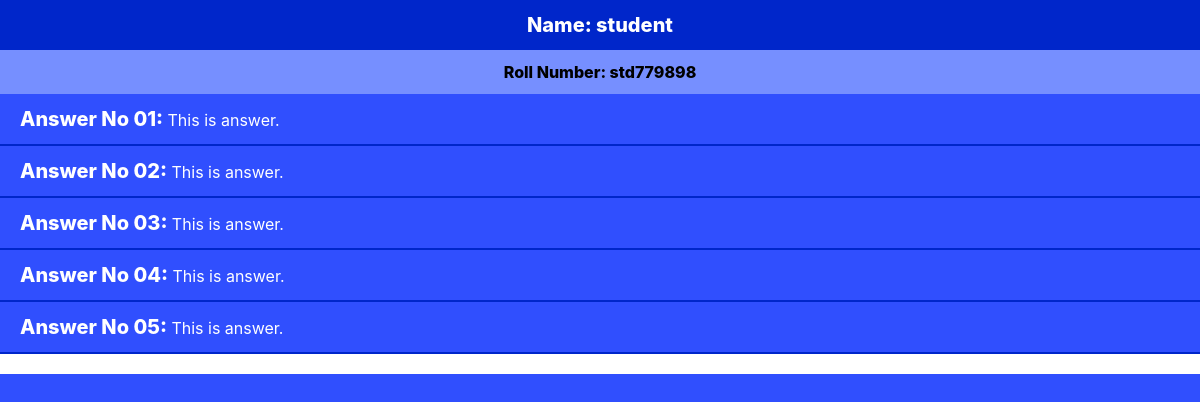
Screenshot of /mathTest/teacherDisplay with the database file from the repository.
### MathTest/models.py (models this page shows)
class MathAnswers(models.Model):
    name = models.CharField(max_length=20)
    rollNo = models.CharField(max_length=500)
    ans_no_1 = models.CharField(max_length=1000)
    ans_no_2 = models.CharField(max_length=1000)
    ans_no_3 = models.CharField(max_length=1000)
    ans_no_4 = models.CharField(max_length=1000)
    ans_no_5 = models.CharField(max_length=1000)

### MathTest/views.py (the view)
# urls.py: path('teacherDisplay', views.teacherDisplay, name='teacherDisplay'),
def teacherDisplay(request):
    allAns = MathAnswers.objects.all()
    return render(request, 'teacher.html', {'allAns': allAns})

### templates/teacher.html
{% extends 'base.html' %}
{% block content %}
{% for x in allAns %}
<div class="teacherMain">
    <p class="teachersAns name">Name: {{x.name}}</p>
    <p class="teachersAns roll">Roll Number: {{x.rollNo}}</p>
    <p class="teachersAns ans"><span class="ansTitle">Answer No 01: </span>{{x.ans_no_1}}</p>
    <p class="teachersAns ans"><span class="ansTitle">Answer No 02: </span>{{x.ans_no_2}}</p>
    <p class="teachersAns ans"><span class="ansTitle">Answer No 03: </span>{{x.ans_no_3}}</p>
    <p class="teachersAns ans"><span class="ansTitle">Answer No 04: </span>{{x.ans_no_4}}</p>
    <p class="teachersAns ans"><span class="ansTitle">Answer No 05: </span>{{x.ans_no_5}}</p>
    <div class="dis">
    </div>
</div>
{% endfor %}
{% endblock content %}

### static/style.css (style rules this page uses)
* { margin: 0px; padding: 0px; background: #304ffe; }
.teacherMain { width: 100%; margin: 0px auto; }
.teachersAns { margin: 0px; padding: 10px; color: white; }
.teacherMain .name { font-size: 20px; background: #0026ca; color: white; text-align: center; font-weight: 800; }
.teacherMain .roll { background: #768fff; text-align: center; font-weight: 800; color: black; }
.ans { border-bottom: 2px solid #0026ca; text-align: justify; padding: 10px 20px; }
.dis { height: 20px; background: white; }
.ansTitle { font-size: 20px; font-weight: 800; }

### rows the page displays
MathAnswers: name "student", rollNo "std779898", ans_no_1 "This is answer.", ans_no_2 "This is answer.", ans_no_3 "This is answer.", ans_no_4 "This is answer.", ans_no_5 "This is answer."
